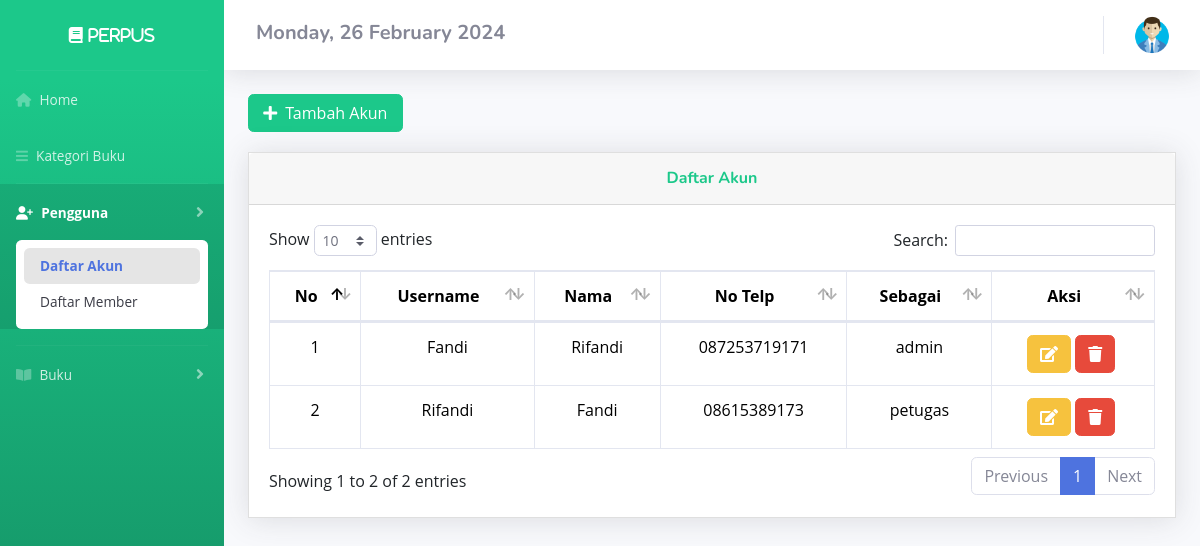
Page /DashboardAdmin/akun.php (signed in) on the committed database.
### tables this page shows
CREATE TABLE `user` (
  `id` int(11) NOT NULL,
  `username` varchar(50) NOT NULL,
  `password` varchar(50) NOT NULL,
  `nama` varchar(50) NOT NULL,
  `no_telp` varchar(50) NOT NULL,
  `sebagai` varchar(50) NOT NULL
);

### config/config.php (called while the page is built, shortened)
<?php
$host = "127.0.0.1";
$username = "root";
$password = "";
$database_name = "ukk_fandi";
$connection = mysqli_connect($host, $username, $password, $database_name);
function queryReadData($dataKategori)
{
  global $connection;
  $result = mysqli_query($connection, $dataKategori);
  $items = [];
  while ($item = mysqli_fetch_assoc($result)) {
    $items[] = $item;
  }
  return $items;
}

### DashboardAdmin/akun.php (the view, shortened to what this page needs)
<?php
require "../config/config.php";
$member = queryReadData("SELECT * FROM user where id");
?>
<!DOCTYPE html>
<html lang="en">
<head>
  <link href="https://cdn.jsdelivr.net/npm/bootstrap@5.3.2/dist/css/bootstrap.min.css" rel="stylesheet">
  <link href="../assets2/vendor/fontawesome-free/css/all.min.css" rel="stylesheet" type="text/css">
  <link href="../assets2/css/sb-admin-2.min.css" rel="stylesheet">
  <link href="../assets2/vendor/datatables/dataTables.bootstrap4.min.css" rel="stylesheet">
  <link rel='stylesheet' href='https://cdnjs.cloudflare.com/ajax/libs/font-awesome/5.15.0/css/all.min.css'>
  <link rel="stylesheet" href="../assets/style3.css">
</head>
<body id="page-top">
  <div id="wrapper">
    <ul class="navbar-nav bg-gradient-success sidebar sidebar-dark accordion" id="accordionSidebar">
      <div class="sticky-top">
        <a class="sidebar-brand d-flex align-items-center justify-content-center" href="akun.php">
          <div class="sidebar-brand-text fas fa-book"> Perpus</div>
        </a>
        <hr class="sidebar-divider my-0">
        <li class="nav-item">
          <a class="nav-link" href="index.php">
            <i class="fa-solid fa-house"></i>
            <span>Home</span></a>
        </li>
        <li class="nav-item">
          <a class="nav-link" href="kategori.php">
            <i class="fas fa-bars"></i>
            <span>Kategori Buku</span></a>
        </li>
        <hr class="sidebar-divider my-0">
        <li class="nav-item active">
          <a class="nav-link collapsed" href="#" data-toggle="collapse" data-target="#collapseTwo" aria-expanded="true" aria-controls="collapseTwo">
            <i class="fa-solid fa-user-plus"></i>
            <span>Pengguna</span>
          </a>
          <div id="collapseTwo" class="collapse show" aria-labelledby="headingTwo" data-parent="#accordionSidebar">
            <div class="bg-white py-2 collapse-inner rounded ">
              <a class="collapse-item active" href="akun.php">Daftar Akun</a>
              <a class="collapse-item" href="member.php">Daftar Member</a>
            </div>
          </div>
        </li>
        <hr class="sidebar-divider my-0">
        <li class="nav-item">
          <a class="nav-link collapsed" href="#" data-toggle="collapse" data-target="#collapseUtilities" aria-expanded="true" aria-controls="collapseUtilities">
            <i class="fas fa-book-open"></i>
            <span>Buku</span>
          </a>
        </li>
    </ul>
    <?php
    $day = date('l');
    $dayOfMonth = date('d');
    $month = date('F');
    $year = date('Y');
    ?>
    <div id="content-wrapper" class="d-flex flex-column">
      <div id="content">
        <nav class="navbar navbar-expand navbar-light bg-white topbar mb-4 static-top shadow">
          <h5 class="mt-1 mx-3 fw-bold"><span class="fs-5 text-secondary"> <?php echo $day . ", " . $dayOfMonth . " " . " " . $month . " " . $year; ?> </span></h5>
          <ul class="navbar-nav ml-auto">
            <li class="nav-item dropdown no-arrow">
              <a class="nav-link dropdown-toggle" href="#" id="userDropdown" role="button" data-toggle="dropdown" aria-haspopup="true" aria-expanded="false">
                <img src="../assets/user.png" alt="memberLogo" width="40px">
              </a>
            </li>
          </ul>
        </nav>
        <div class="container-fluid">
          <button style="margin-bottom:20px" data-toggle="modal" data-target="#myModal" class="btn btn-success col-md-2"><span class="glyphicon glyphicon-plus"></span><i class="fas fa-plus mr-2"></i>Tambah Akun</button>
          <div class="card shadow mb-4">
            <div class="card-header py-3">
              <h6 class="m-0 font-weight-bold text-success">Daftar Akun</h6>
            </div>
            <div class="card-body">
              <div class="table-responsive">
                <table class="table table-bordered" id="dataTable" width="100%" cellspacing="0">
                  <thead>
                    <tr align="center">
                      <th>No</th>
                      <th>Username</th>
                      <th>Nama</th>
                      <th>No Telp</th>
                      <th>Sebagai</th>
                      <th>Aksi</th>
                    </tr>
                  </thead>
                  <tbody>
                    <?php
                    $no = 1;
                    foreach ($member as $item) :
                      $id = $item['id'];
                    ?>
                      <tr>
                        <td align="center"><?php echo $no++ ?></td>
                        <td align="center"><?php echo $item['username'] ?></td>
                        <td align="center"><?php echo $item['nama'] ?></td>
                        <td align="center"><?php echo $item['no_telp'] ?></td>
                        <td align="center"><?php echo $item['sebagai'] ?></td>
                        <td align="center">
                          <a title="edit" data-toggle="modal" data-target="#edit<?= $id; ?>" class="btn btn-warning" title="Edit"><i class="fas fa-edit"></i></a>
                          <a title="hapus" data-toggle="modal" data-target="#del<?= $id; ?>" class="btn btn-danger" title="Hapus"><i class="fas fa-trash"></i></a>&nbsp;
                        </td>
                      </tr>
                    <?php endforeach; ?>
                  </tbody>
                </table>
              </div>
            </div>
          </div>
        </div>
      </div>
</body>
</html>

### assets/style3.css (style rules this page uses)
:root { --font-family-sans-serif: "Open Sans", -apple-system, BlinkMacSystemFont, "Segoe UI", Roboto, "Helvetica Neue", Arial, sans-serif, "Apple Color Emoji", "Segoe UI Emoji", "Segoe UI Symbol", "Noto Color Emoji"; }
*, *::before, *::after { -webkit-box-sizing: border-box; box-sizing: border-box; }
html { font-family: sans-serif; line-height: 1.15; -webkit-text-size-adjust: 100%; -webkit-tap-highlight-color: rgba(0, 0, 0, 0); }
nav { display: block; }
body { margin: 0; font-family: "Open Sans", -apple-system, BlinkMacSystemFont, "Segoe UI", Roboto, "Helvetica Neue", Arial, sans-serif, "Apple Color Emoji", "Segoe UI Emoji", "Segoe UI Symbol", "Noto Color Emoji"; font-size: 1rem; font-weight: 400; line-height: 1.5; color: #515151; text-align: left; background-color: #e9edf4; }
h1, h2, h3, h4, h5, h6 { margin-top: 0; margin-bottom: 0.5rem; }
a { color: #3f84fc; text-decoration: none; background-color: transparent; }
h1, h2, h3, h4, h5, h6, .h1, .h2, .h3, .h4, .h5, .h6 { font-family: "Nunito", sans-serif; margin-bottom: 0.5rem; font-weight: 500; line-height: 1.2; }
.card { position: relative; display: -webkit-box; display: -webkit-flex; display: -ms-flexbox; display: flex; -webkit-box-orient: vertical; -webkit-box-direction: normal; -webkit-flex-direction: column; -ms-flex-direction: column; flex-direction: column; min-width: 0; word-wrap: break-word; background-color: #fff; background-clip: border-box; border: 1px solid rgba(0, 0, 0, 0.125); border-radius: 0; }
.card-body { -webkit-box-flex: 1; -webkit-flex: 1 1 auto; -ms-flex: 1 1 auto; flex: 1 1 auto; padding: 1.25rem; }
.card-header { padding: 0.75rem 1.25rem; margin-bottom: 0; background-color: rgba(0, 0, 0, 0.03); border-bottom: 1px solid rgba(0, 0, 0, 0.125); text-align: center; }
.active { background: rgba(0, 0, 0, 0.1); }

### rows in the picture
user: username "Fandi", nama "Rifandi", no_telp "087253719171", sebagai "admin"
user: username "Rifandi", nama "Fandi", no_telp "08615389173", sebagai "petugas"
